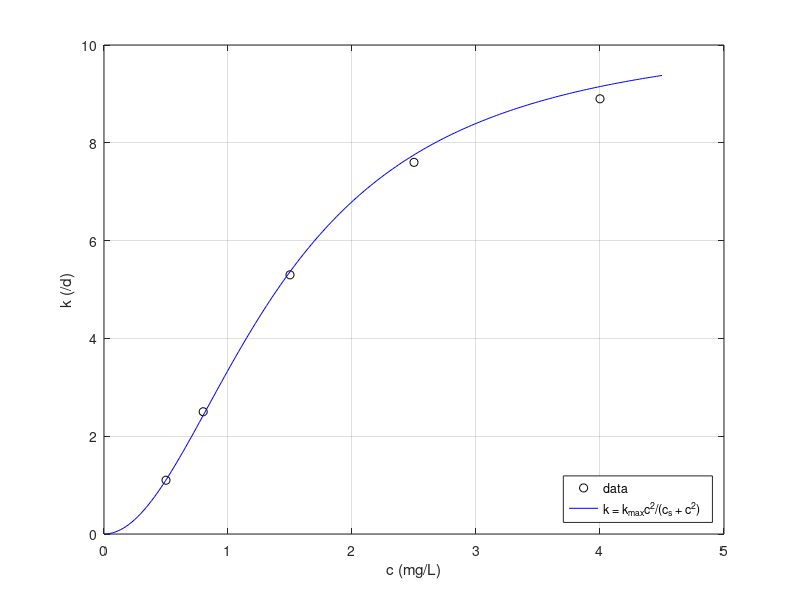

The MATLAB script that drew this image:
% TOPIC: regression
% TITLE: Bacterial growth rate k = kmax c^2/(cs + c^2) by linearization; predict k at c = 2
% SOURCE: Chapra Prob. 14.14
% KEYWORDS: saturation growth, growth rate, linearize, transformation, 1/k versus 1/c^2, kmax, cs, predict
% PROBLEM:
% An investigator reports the growth rate of bacteria k (per d) versus oxygen concentration c (mg/L):
% c = 0.5 0.8 1.5 2.5 4, k = 1.1 2.5 5.3 7.6 8.9. The data can be modeled by k = kmax c^2/(cs + c^2).
% Use a transformation to linearize this equation, then use linear regression to estimate cs and
% kmax and predict the growth rate at c = 2 mg/L.
% CHECK: abs(kmax - 10.34493) < 1e-4 && abs(cs - 2.08973) < 1e-4 && abs(model(2) - 6.79500) < 1e-4
% CODE:
c = [0.5 0.8 1.5 2.5 4];
k = [1.1 2.5 5.3 7.6 8.9];
% 1/k = (cs/kmax)*(1/c^2) + 1/kmax  ->  straight line in X = 1/c^2, Y = 1/k
p = polyfit(1./c.^2, 1./k, 1);
kmax = 1/p(2);
cs = p(1)*kmax;
fprintf('1/k = %.5f (1/c^2) + %.5f  ->  kmax = %.4f /d, cs = %.4f (mg/L)^2\n', p(1), p(2), kmax, cs);
model = @(cc) kmax*cc.^2./(cs + cc.^2);
fprintf('Predicted k at c = 2 mg/L: %.4f /d\n', model(2));
cc = linspace(0, 4.5, 200);
figure; plot(c, k, 'ko', cc, model(cc), 'b-'); grid on;
xlabel('c (mg/L)'); ylabel('k (/d)'); legend('data', 'k = k_{max}c^2/(c_s + c^2)', 'Location', 'southeast');
